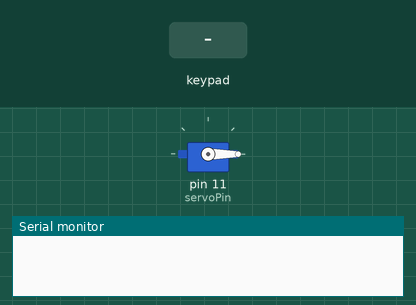
Bench run of a sketch on a simulated Arduino Uno, built with avr-gcc and run on an emulated ATmega328P. On the bench: servo, the last lines printed to the serial monitor. The inputs (shaded band) are chosen by the test bench.

Above: at 1.2 s.
1.3 s: keypad keys 1 2 3 4 # pressed 0.4 s apart
At 3.4 s:
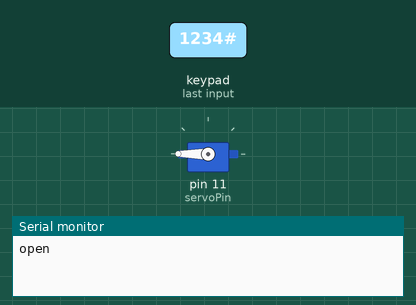
Timing chart, 0 to 9.4 s (numbered marks = the images above; inputs shaded):
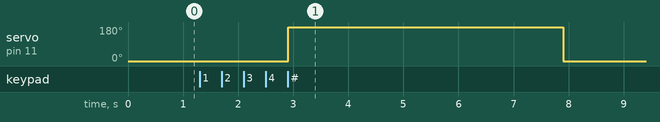

Measured:
- after the input at 1.3 s, servo on pin 11 (servoPin): 0° → 180° after 1.6 s, → 0° 5.0 s later

The sketch:

enteringHouseWithPasswd_Arduino.ino
```cpp
#include <Keypad.h>
#include <Servo.h>

const int servoPin = 11;  // Pin to which the servo (motor) is connected
Servo myServo;  // Use the Servo class from the ESP32 Servo library

const int ROW_NUM    = 4; // four rows
const int COLUMN_NUM = 4; // four columns

char keys[ROW_NUM][COLUMN_NUM] = {
  {'1','2','3','A'},
  {'4','5','6','B'},
  {'7','8','9','C'},
  {'*','0','#','D'}
};

byte pin_rows[ROW_NUM] = {9, 8, 7, 6};    // connect to the row pinouts of the keypad
byte pin_column[COLUMN_NUM] = {5, 4, 3, 2};   // connect to the column pinouts of the keypad

Keypad keypad = Keypad(makeKeymap(keys), pin_rows, pin_column, ROW_NUM, COLUMN_NUM);

String enteredPassword = "";
String correctPassword = "1234";  // Change this to your desired password

int wrongAttempts = 0;
const int maxWrongAttempts = 3;  // Set the maximum allowed consecutive wrong attempts

void setup() {
  Serial.begin(9600);
  myServo.attach(servoPin);
  resetServo();
}

void loop() {
  char key = keypad.getKey();

  if (key) {
    if (key == '#') {
      if (enteredPassword == correctPassword) {
        wrongAttempts = 0;
        Serial.print("open");
        unlockDoor();
      } else {
        wrongAttempts++;
        if (wrongAttempts >= maxWrongAttempts) {
          Serial.print("intrusion");
        }
        resetPassword();
      }
    } else {
      enteredPassword += key;
    }
  }
}

void unlockDoor() {
  myServo.write(180);  // Rotate the servo to unlock position
  delay(5000);        // Keep the door unlocked for 5 seconds
  resetPassword();
  resetServo();
  wrongAttempts = 0;  // Reset wrong attempts after a successful unlock
}

void resetPassword() {
  enteredPassword = "";
}

void resetServo() {
  myServo.write(0);  // Rotate the servo to the locked position
}
```
